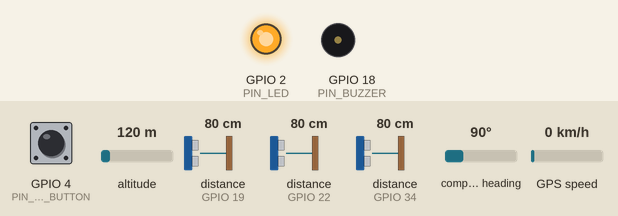
Simulated run of this sketch. Board: ESP32. Parts: output pins drawn as LEDs (lit = HIGH), buzzer (waves = sounding). Wiring (inferred from the names in the program): 3 × ultrasonic range finder: trigger GPIO 5, echo GPIO 19 / trigger GPIO 21, echo GPIO 22 / trigger GPIO 23, echo GPIO 34. Inputs (shaded band) come from the test bench; at power-on: distance to the obstacle (sensors on GPIO 19, GPIO 22, GPIO 34) 80 cm, GPIO 4 (PIN_EMERGENCY_BUTTON) HIGH, altitude 120 m, compass heading 90°, GPS speed 0 km/h. The echo pulse lasts 58.3 µs per cm; WiFi joins after 1.5 s; servers stay silent unless stated; uploads are accepted with an empty reply; the GPS gets a fix after 3 s at 37.7749, -122.4194 with 8 satellites; pins used as bus, display or sensor lines are not drawn; what the sketch prints to the serial monitor is not drawn.

Above: at 3.2 s.
3.3 s: distance to the obstacle (sensor on GPIO 19) set to 44 cm
4.8 s: distance to the obstacle (sensor on GPIO 19) set to 37 cm
At 7.5 s:
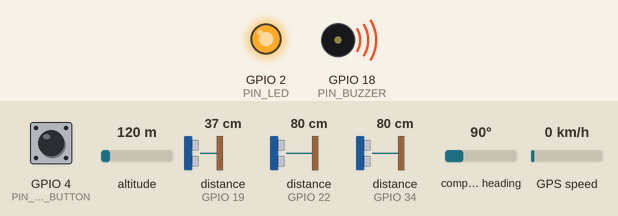
7.8 s: GPIO 4 (PIN_EMERGENCY_BUTTON) pulled LOW for 0.15 s
10.6 s: distance to the obstacle (sensor on GPIO 19) set to 60 cm
At 11.7 s:
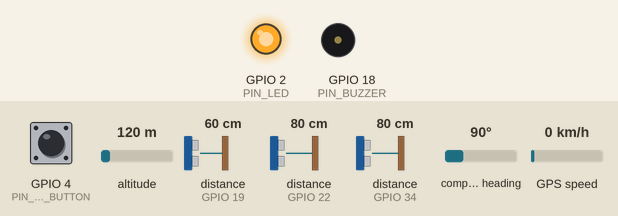
12.2 s: distance to the obstacle (sensor on GPIO 22) set to 37 cm
13.7 s: distance to the obstacle (sensor on GPIO 22) set to 31 cm
At 13.91 s:
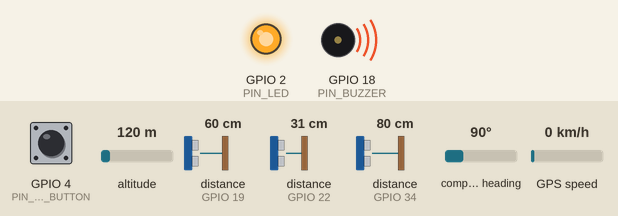
Timing chart, 0 to 18.2 s (numbered marks = the images above; inputs shaded):
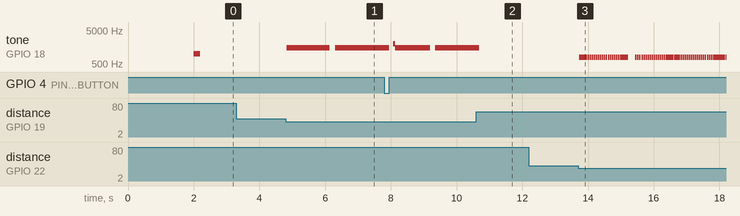

The sketch:

ESP32_SmartStick.ino
```cpp
/*
  ========================================================================
  Smart Blind Navigation Stick - ESP32 Firmware
  Features:
  - 3x Ultrasonic Sensors HC-SR04 (Front, Left, Right)
  - 1x Neo-6M GPS Module (UART2: RX=16, TX=17)
  - 1x Physical Emergency Push Button (GPIO 4 with debouncing interrupt)
  - 1x Piezo Buzzer / Voice Alarm (GPIO 18)
  - 1x Status LED (GPIO 2)
  - WiFi / HTTP Client with secure token authentication
  - Periodic Telemetry + Instant Emergency Push Event
  ========================================================================
*/

#include <WiFi.h>
#include <HTTPClient.h>
#include <TinyGPS++.h>
#include <ArduinoJson.h>

// --- Configuration ---
const char* WIFI_SSID = "YOUR_WIFI_SSID";
const char* WIFI_PASSWORD = "YOUR_WIFI_PASSWORD";

// Backend API URL (Replace with your Cloud Run / server URL)
const char* SERVER_URL = "https://your-smartstick-app.run.app";
const char* DEVICE_ID = "STICK_001";
const char* DEVICE_API_KEY = "esp32_smartstick_auth_token_secret";

// Pin Definitions
#define PIN_EMERGENCY_BUTTON 4
#define PIN_BUZZER 18
#define PIN_LED 2

// Ultrasonic Sensors (Trigger & Echo)
#define TRIG_FRONT 5
#define ECHO_FRONT 19

#define TRIG_LEFT 21
#define ECHO_LEFT 22

#define TRIG_RIGHT 23
#define ECHO_RIGHT 34

// Hardware Serial for GPS
HardwareSerial gpsSerial(2);
TinyGPSPlus gps;

// State Variables
volatile bool emergencyTriggered = false;
unsigned long lastTelemetryTime = 0;
const unsigned long TELEMETRY_INTERVAL_MS = 3000; // send sensor & GPS every 3 seconds

// Distance variables in cm
float distFront = 100.0;
float distLeft = 100.0;
float distRight = 100.0;

// Interrupt Service Routine for Emergency Button
void IRAM_ATTR handleEmergencyInterrupt() {
  emergencyTriggered = true;
}

// Ultrasonic measurement helper
float measureDistanceCm(int trigPin, int echoPin) {
  digitalWrite(trigPin, LOW);
  delayMicroseconds(2);
  digitalWrite(trigPin, HIGH);
  delayMicroseconds(10);
  digitalWrite(trigPin, LOW);

  long duration = pulseIn(echoPin, HIGH, 25000); // 25ms timeout (~4 meters)
  if (duration == 0) return 300.0; // Clear distance if timeout
  return (duration * 0.0343) / 2.0;
}

void playBuzzerAlert(int toneFreq, int durationMs) {
  tone(PIN_BUZZER, toneFreq, durationMs);
}

void setup() {
  Serial.begin(115200);
  delay(500);
  Serial.println("\n[SmartStick] Booting ESP32 Smart Blind Navigation Stick...");

  pinMode(PIN_EMERGENCY_BUTTON, INPUT_PULLUP);
  attachInterrupt(digitalPinToInterrupt(PIN_EMERGENCY_BUTTON), handleEmergencyInterrupt, FALLING);

  pinMode(PIN_BUZZER, OUTPUT);
  pinMode(PIN_LED, OUTPUT);

  pinMode(TRIG_FRONT, OUTPUT);
  pinMode(ECHO_FRONT, INPUT);
  pinMode(TRIG_LEFT, OUTPUT);
  pinMode(ECHO_LEFT, INPUT);
  pinMode(TRIG_RIGHT, OUTPUT);
  pinMode(ECHO_RIGHT, INPUT);

  // Initialize GPS Serial
  gpsSerial.begin(9600, SERIAL_8N1, 16, 17);

  // Connect to WiFi
  WiFi.begin(WIFI_SSID, WIFI_PASSWORD);
  Serial.print("[SmartStick] Connecting to WiFi");
  int retry = 0;
  while (WiFi.status() != WL_CONNECTED && retry < 20) {
    delay(500);
    Serial.print(".");
    retry++;
  }

  if (WiFi.status() == WL_CONNECTED) {
    Serial.println("\n[SmartStick] WiFi Connected! IP: " + WiFi.localIP().toString());
    digitalWrite(PIN_LED, HIGH);
    playBuzzerAlert(1000, 200);
  } else {
    Serial.println("\n[SmartStick] WiFi Failed. Operating in autonomous offline radar mode.");
  }
}

void sendEmergencyAlert() {
  if (WiFi.status() != WL_CONNECTED) {
    Serial.println("[SmartStick] Error: Cannot send alert, WiFi offline!");
    return;
  }

  HTTPClient http;
  String url = String(SERVER_URL) + "/api/device/emergency";
  http.begin(url);
  http.addHeader("Content-Type", "application/json");
  http.addHeader("x-device-key", DEVICE_API_KEY);

  // Read GPS if available
  double lat = gps.location.isValid() ? gps.location.lat() : 30.3165;
  double lng = gps.location.isValid() ? gps.location.lng() : 78.0322;
  double acc = gps.hdop.isValid() ? gps.hdop.hdop() * 4.0 : 6.5;

  StaticJsonDocument<256> doc;
  doc["deviceId"] = DEVICE_ID;
  doc["event"] = "EMERGENCY_BUTTON";
  doc["latitude"] = lat;
  doc["longitude"] = lng;
  doc["accuracy"] = acc;
  doc["battery"] = 82;
  doc["timestamp"] = "2026-09-08T10:45:00Z";

  String requestBody;
  serializeJson(doc, requestBody);

  Serial.println("[SmartStick] Transmitting Emergency Payload: " + requestBody);
  int httpResponseCode = http.POST(requestBody);

  if (httpResponseCode > 0) {
    String response = http.getString();
    Serial.printf("[SmartStick] Emergency response (%d): %s\n", httpResponseCode, response.c_str());
    // Audible verification beep
    playBuzzerAlert(2000, 800);
  } else {
    Serial.printf("[SmartStick] Error on emergency POST: %s\n", http.errorToString(httpResponseCode).c_str());
  }

  http.end();
}

void sendTelemetry() {
  if (WiFi.status() != WL_CONNECTED) return;

  HTTPClient http;
  String url = String(SERVER_URL) + "/api/device/sensor-data";
  http.begin(url);
  http.addHeader("Content-Type", "application/json");
  http.addHeader("x-device-key", DEVICE_API_KEY);

  double lat = gps.location.isValid() ? gps.location.lat() : 30.3165;
  double lng = gps.location.isValid() ? gps.location.lng() : 78.0322;

  StaticJsonDocument<384> doc;
  doc["deviceId"] = DEVICE_ID;
  doc["frontDistanceCm"] = distFront;
  doc["leftDistanceCm"] = distLeft;
  doc["rightDistanceCm"] = distRight;
  doc["latitude"] = lat;
  doc["longitude"] = lng;
  doc["accuracy"] = 5.2;
  doc["battery"] = 82;
  doc["wifiRssi"] = WiFi.RSSI();

  String payload;
  serializeJson(doc, payload);

  int code = http.POST(payload);
  http.end();
}

void loop() {
  // Feed GPS parser
  while (gpsSerial.available() > 0) {
    gps.encode(gpsSerial.read());
  }

  // Measure Obstacles
  distFront = measureDistanceCm(TRIG_FRONT, ECHO_FRONT);
  distLeft = measureDistanceCm(TRIG_LEFT, ECHO_LEFT);
  distRight = measureDistanceCm(TRIG_RIGHT, ECHO_RIGHT);

  // Haptic / Audio Feedback for Obstacles closer than 50cm
  if (distFront < 40.0) {
    playBuzzerAlert(1500, 100);
  } else if (distLeft < 35.0 || distRight < 35.0) {
    playBuzzerAlert(800, 50);
  }

  // Handle Emergency Interrupt
  if (emergencyTriggered) {
    emergencyTriggered = false;
    Serial.println("\n🚨 [SmartStick] Physical Emergency Button Pressed!");
    sendEmergencyAlert();
  }

  // Send periodic telemetry
  if (millis() - lastTelemetryTime > TELEMETRY_INTERVAL_MS) {
    lastTelemetryTime = millis();
    sendTelemetry();
  }

  delay(50);
}
```

Measured:
- the behaviour switches between 41 and 40 cm on distance to the obstacle (sensor on GPIO 19) (found by bisection; images 0 and 1)
- the behaviour switches between 35 and 34 cm on distance to the obstacle (sensor on GPIO 22) (found by bisection; images 2 and 3)
- after the input at 3.3 s, every drawn part: stays the same
- after the input at 4.8 s, tone on GPIO 18 (PIN_BUZZER): silent → 1500 Hz at once, → silent 1.3 s later, → 1500 Hz 0.16 s later
- after the input at 10.6 s, tone on GPIO 18 (PIN_BUZZER): 1500 Hz → silent after 0.09 s
- after the input at 12.2 s, every drawn part: stays the same
- after the input at 13.7 s, tone on GPIO 18 (PIN_BUZZER): goes 23 × (800 Hz 0.05 s, silent 0.01 s), 800 Hz 0.05 s, silent 0.21 s, 44 × (800 Hz 0.05 s, silent 0.01 s), then 800 Hz, starting at once
